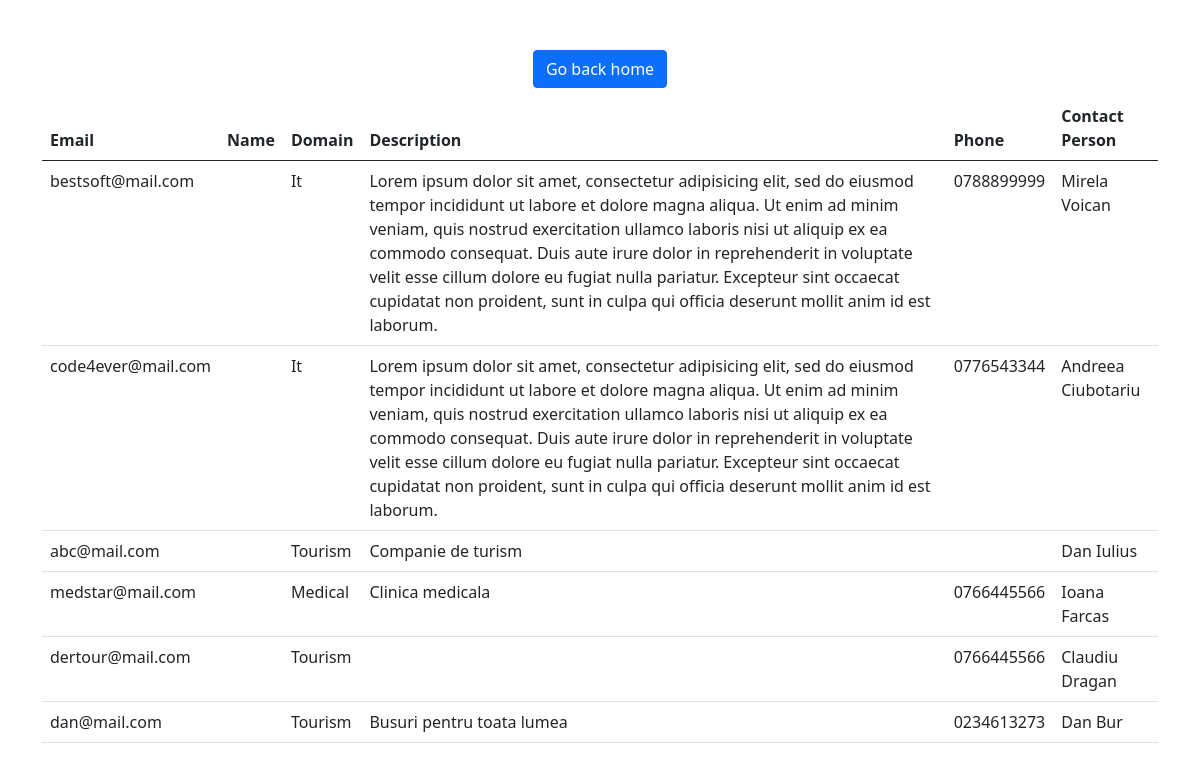
/companies/, run on the app's committed database.
### users/models.py (models this page shows, shortened)
class Company(models.Model):
    user = models.OneToOneField(settings.AUTH_USER_MODEL, on_delete=models.CASCADE, related_name='company')
    domain = models.IntegerField(choices=DomainTypes.choices(), default=DomainTypes.IT)
    contact_person = models.CharField(max_length=30)
    location = models.ForeignKey(Location, on_delete=models.CASCADE)
    def get_domain_type_label(self):
        return DomainTypes(self.domain).name.title()

class User(AbstractBaseUser, PermissionsMixin):
    is_student = models.BooleanField(default=False)
    is_company = models.BooleanField(default=False)
    is_staff = models.BooleanField(default=False)
    email = models.EmailField(primary_key=True)
    password = models.CharField(max_length=200)
    name = models.CharField(max_length=50)
    description = models.TextField()
    phone = models.CharField(max_length=10)
    objects = UserManager()
    USERNAME_FIELD = 'email'
    REQUIRED_FIELDS = []

### users/views.py (the view)
# urls.py: path('companies/', views.companies_list_view),
def companies_list_view(request, *args, **kwargs):
    companies_list = Company.objects.all()
    context = {
        'companies_list': companies_list
    }
    return render(request, "users/companies/companies_list.html", context, status=200)

### templates/users/companies/companies_list.html
{% extends 'base.html' %}
{% block stylesheet %}
    {% load static %}
    <link rel="stylesheet" type="text/css" href="{% static 'users/home/home.css' %}">
{% endblock stylesheet %}
{% block content %}
    <div class="container d-flex justify-content-center align-items-center flex-column">
        <button type="button" class="btn btn-primary m-2" style="float: right">
            <a href="{% url 'home' %}" class="link">Go back home</a>
        </button>
        <table class="table">
            <thead>
            <tr>
                <th scope="col">Email</th>
                <th scope="col">Name</th>
                <th scope="col">Domain</th>
                <th scope="col">Description</th>
                <th scope="col">Phone</th>
                <th scope="col">Contact Person</th>
            </tr>
            </thead>
            <tbody>
            {% for company in companies_list %}
                <tr>
                    <td>{{ company.user.email }}</td>
                    <td>{{ student.user.name }}</td>
                    <td>{{ company.get_domain_type_label }}</td>
                    <td>{{ company.user.description }}</td>
                    <td>{{ company.user.phone }}</td>
                    <td>{{ company.contact_person }}</td>
                </tr>
            {% endfor %}
            </tbody>
        </table>
    </div>
{% endblock content %}

### users/static/users/home/home.css (style rules this page uses)
.container { height: 100vh; width: 100vw; }
.link { text-decoration: none; color: white; }

### data on the page
Company: user.email "bestsoft@mail.com", get_domain_type_label "It", user.description "Lorem ipsum dolor sit amet, consectetur adipisicing elit, sed do eiusmod tempor incididunt ut labore et dolore magna aliqua. Ut enim ad minim veniam, quis nostrud exercitation ullamco laboris nisi ut aliquip ex ea commodo consequat. Duis aute irure dolor in reprehenderit in voluptate velit esse cillum dolore eu fugiat nulla pariatur. Excepteur sint occaecat cupidatat non proident, sunt in culpa qui officia deserunt mollit anim id est laborum.", user.phone "0788899999", contact_person "Mirela Voican"
Company: user.email "code4ever@mail.com", get_domain_type_label "It", user.description "Lorem ipsum dolor sit amet, consectetur adipisicing elit, sed do eiusmod tempor incididunt ut labore et dolore magna aliqua. Ut enim ad minim veniam, quis nostrud exercitation ullamco laboris nisi ut aliquip ex ea commodo consequat. Duis aute irure dolor in reprehenderit in voluptate velit esse cillum dolore eu fugiat nulla pariatur. Excepteur sint occaecat cupidatat non proident, sunt in culpa qui officia deserunt mollit anim id est laborum.", user.phone "0776543344", contact_person "Andreea Ciubotariu"
Company: user.email "abc@mail.com", get_domain_type_label "Tourism", user.description "Companie de turism", contact_person "Dan Iulius"
Company: user.email "medstar@mail.com", get_domain_type_label "Medical", user.description "Clinica medicala", user.phone "0766445566", contact_person "Ioana Farcas"
Company: user.email "dertour@mail.com", get_domain_type_label "Tourism", user.phone "0766445566", contact_person "Claudiu Dragan"
Company: user.email "dan@mail.com", get_domain_type_label "Tourism", user.description "Busuri pentru toata lumea", user.phone "0234613273", contact_person "Dan Bur"
